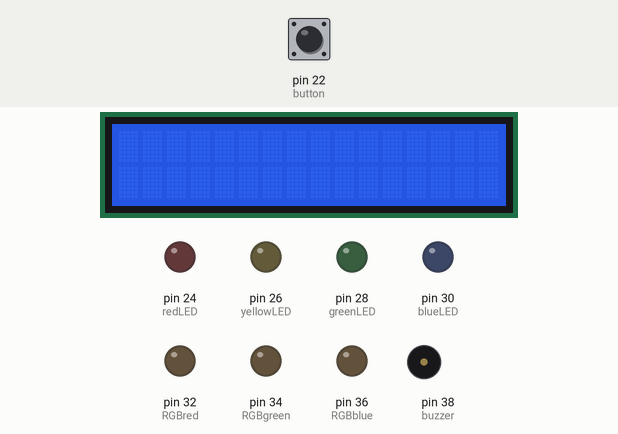
Recording of a sketch running on a simulated Arduino Mega 2560, built with avr-gcc and run on an emulated ATmega2560. Parts: 16×2 character LCD, output pins drawn as LEDs (lit = HIGH), buzzer (waves = sounding). The test bench sets the inputs (shaded band); at power-on: pin 22 (button) LOW.

Above: at 1.2 s.
1.3 s: pin 22 (button) pulled HIGH for 0.15 s
At 4.7 s:
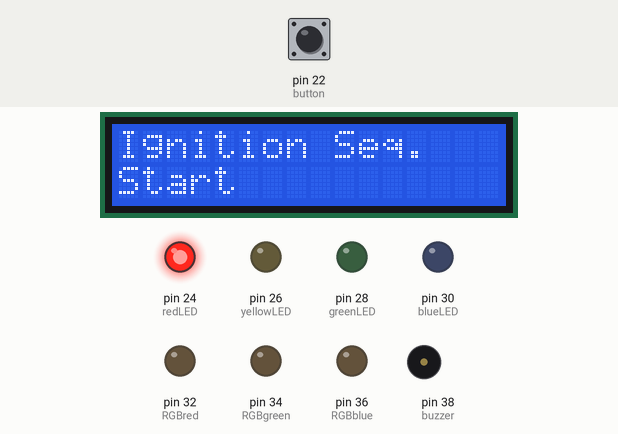
At 7.1 s:
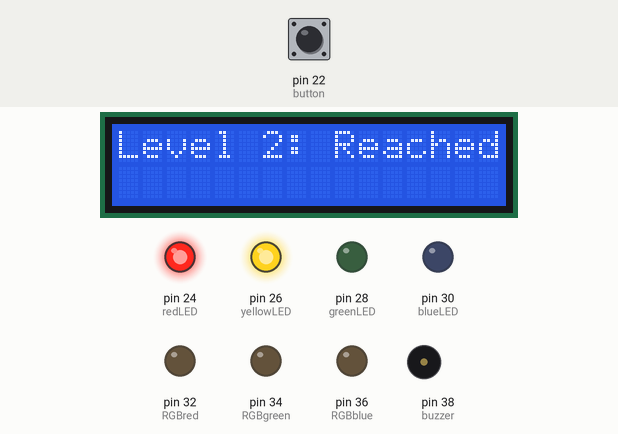
12.6 s: pin 22 (button) pulled HIGH for 3.2 s
At 17.5 s:
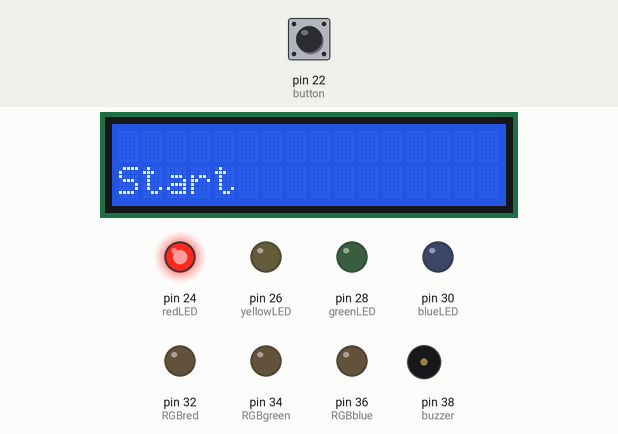
Timing chart, 0 to 23.3 s (numbered marks = the images above; inputs shaded):
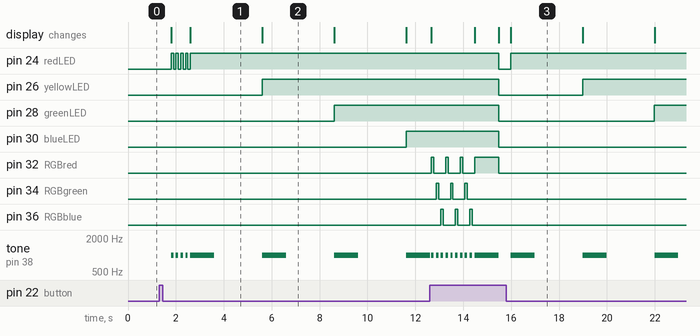

The sketch:

BlinkingLights1.ino
```cpp
//This code is written to help with visualization of what exactly is going on. Version 1
//Shorter & more advanced versions of this code are on my github as well!

#include <LiquidCrystal.h> //because we will be using the LCD (liquid crystal display) we need to include this library

//First we need to declare our variables, which in this case are the components we have attached to the breadboard
//we use "const int" because it ensures that the value of these LED lights won't change. The value is the port that it is plugged into.
//these values can vary, depending on what port you plug each LED into, it doesn't really matter which port, these are the ports that correspond to the instructions.

const int redLED = 24, yellowLED = 26, greenLED = 28, blueLED = 30, RGBred = 32, RGBgreen = 34, RGBblue = 36;
//next we will declare variables for the buzzer and the button. We will use const int again for the same reason we did for the LEDs
const int button = 22, buzzer = 38;
//with these variables below, we will use "int" and not "const int", as they will be implemented into a loop later in the program, and are subject to change.
//We will initzialize these both to 0, which will make sense later when it appears in the loop
int blink = 0, blinkmore = 0;
//finally for declarations we need to use the lcd function for the screen display. As mentioned in the setup, you can plug these wires in any port.
LiquidCrystal lcd(12, 11, 5, 4, 3, 2); //these are the power ports for the lcd. whichever ports you have plugged them into, you must go in descending order

//We are now done with declarations, and can move onto the rest of the code!

void setup() {
  //here we are setting up each piece we attached to the board
  //if the piece will output something, for example the LEDs will output light, we write pinMode(piecename, OUPUT)
  //the same thing goes for input. For example, the button we press will gives commands to the computer to start running the code
  pinMode(redLED, OUTPUT);
  pinMode(yellowLED, OUTPUT);
  pinMode(greenLED, OUTPUT);
  pinMode(blueLED, OUTPUT);
  pinMode(RGBred, OUTPUT);
  pinMode(RGBgreen, OUTPUT);
  pinMode(RGBblue, OUTPUT);
  pinMode(buzzer, OUTPUT);
  pinMode(button, INPUT);
  lcd.begin(16, 2); //you must put this here because we used liquidcrystal library
  Serial.begin(9600); //same with this
}

//We are now done with the setup, and we can move onto the code that gives commands to the board!

void loop() {
  //Because we want our project to start when we press the button (not just when we connect to the computer) we need to first write code that will tell the board to do so
  //I used while loops for this program as they help you visualize what is going on. See version 2 for "for loops"
  if(digitalRead(button) == HIGH){ //this essentially says "if the button is pressed, continue executing the code"
    delay(500); //the code will delay for 0.5 seconds, the delay function is in miliseconds
    while(blink < 4){ //the blink variable we declared as 0 will be used to keep track of how many times this LED blinks
      if(blink == 0){ //before the first blink, "ignition seq." will print on the lcd
        lcd.setCursor(0,0);
        lcd.print("Ignition Seq.");
      }
      digitalWrite(redLED, HIGH); //now the red LED will turn on
      tone(buzzer, 1000); //the buzzer will turn on
      delay(100); //this will happen for 0.1 seconds
      digitalWrite(redLED, LOW); //now the red LED will turn off
      noTone(buzzer); //the buzzer will also turn off
      delay(100); //this will happen for 0.1 seconds
      blink++; //because we are in a loop, we will increment the blink variable. This is the same as saying blink = blink + 1;
    }
    digitalWrite(redLED, HIGH); //turn red LED on and keep it on
    lcd.setCursor(0,1); //set lcd to print on the bottom line only
    lcd.print("Start"); //print start on the lcd
    tone(buzzer, 1000); //the "tone" function will make the buzzer go off. This value can change, but I have picked 1000 for simplicity
    delay(1000); //keep this for 1 seconds
    noTone(buzzer); //turn off the buzzer
    delay(2000); //delay for 2 seconds, the light will still be on!
    lcd.clear(); //clear the lcd
    //We need to repeat this process for the rest of the LED lights. Any notes indicate something is had to be changed
    digitalWrite(yellowLED, HIGH);
    lcd.setCursor(0,0); //because we had set lcd.setCursor to (0,1) it will only print on the bottom of the lcd. we need to change it back
    lcd.print("Level 2: Reached");
    tone(buzzer, 1000);
    delay(1000);
    noTone(buzzer);
    delay(2000);
    lcd.clear();
    //for the rest of the LED lights, we do not have to set lcd.setCursor
    digitalWrite(greenLED, HIGH);
    lcd.print("Level 3: Reached");
    tone(buzzer, 1000);
    delay(1000);
    noTone(buzzer);
    delay(2000);
    lcd.clear();

    digitalWrite(blueLED, HIGH);
    lcd.print("Max Level");
    tone(buzzer, 1000);
    delay(1000);
    noTone(buzzer);
    delay(50);
    lcd.clear();
    //now moving on to the rgb LED
    lcd.print("Congratulations!");
    while(blinkmore < 3){
      digitalWrite(RGBred, HIGH);
      tone(buzzer, 1000);
      delay(100);
      digitalWrite(RGBred, LOW);
      noTone(buzzer);
      delay(100);
      digitalWrite(RGBgreen, HIGH);
      tone(buzzer, 1000);
      delay(100);
      digitalWrite(RGBgreen, LOW);
      noTone(buzzer);
      delay(100);
      digitalWrite(RGBblue, HIGH);
      tone(buzzer, 1000);
      delay(100);
      digitalWrite(RGBblue, LOW);
      noTone(buzzer);
      delay(100);
      blinkmore++;
    }
    lcd.clear();
    digitalWrite(RGBred, HIGH);
    tone(buzzer, 1000);
    lcd.print("Shutting Off");
    delay(1000);
    lcd.clear();
    noTone(buzzer);
    digitalWrite(RGBred, LOW);
    digitalWrite(blueLED, LOW);
    digitalWrite(greenLED, LOW);
    digitalWrite(yellowLED, LOW);
    digitalWrite(redLED, LOW);
  }
}
```

Instructions.ino
```cpp
/* INSTRUCTIONS FOR THIS PROJECT BELOW!

Materials needed:
*most of these will be available in an arduino kit you can purchase from amazon!
- Arduino (I used an arduino MEGA)
- breadboard
- electrical wires
- LED lights (for this project, I used 4 and 1 rgb LED, but you can use as many as you'd like)
- 220 ohm resistors (one for each regular LED light)
- 330 ohm resistors (one for each RGB pin + one for the buzzer)
- 1k ohm resistor (for the LCD)
- LCD (liquid crystal display)
- potentiometer (controls the brightness of the lcd)
- buzzer
- button

Instructions
Step 1: Set up the breadboard
- plug in a wire (I recommend you colour code these as it will make the process much easier) into the negative rail of the breadboard (this is usually blue)
- now plug that wire into the ground port of your arduino (it will say GND)
- take another wire and plug that into the positive rail of the breadboard (usuall red)
- plug that wire into the 5V port on your arduino
*now the breadboard is connected to a ground port and a power source, so we don't have to plug in anymore wires into a ground or power port

Step 2: Attach LiquidCrystal Display
- take your LCD and plug it into the breadboard, it doesn't really matter where, just make sure there is enough room on the rest of the breadboard
- plug in your potentiometer into the breadboard as well
- grab a wire and attach it to the same coloumn as the GND pin on the LCD, and plug this wire into the negative railing (the same one as the first ground wire we put in)
- grab another wire and plug it into the column next to the GND pin called VDD. Plug this wire into the positive railing to supply power
*moving along the pins of the LCD
- plug another wire into VO of the LCD, and this wire will be plugged into the same column as the middle pin of the potentiometer
- plug a wire into the same column as RS and plug this into port 12 on the arduino
- plug a wire into the same column as RW and plug this into the negative railing
- plug a wire into the same column as E and plug this into port 11
*skip 4 pins over
- plug a wire into the same column as D4 and plug this into port 5
- plug a wire into the same column as D5 and plug this into port 4
- plug a wire into the same column as D6 and plug this into port 3
- plug a wire into the same column as D7 and plug this into port 2
- grab a 1k ohm resistor and plug it into the same column as BLA and plug this into the positive railing
- plug a wire into the same column as BLK and plug this into the negative railing
Next for the potentiometer
- plug a wire into on the sides of the potentiometer that contains a pin, and plug this into the negative railing
- do the same on the remaining pin but to the positive railing

Step 3: The buzzer
*please note that the longer pin of the buzzer is the positive end
- plug the buzzer anywhere on the breadbord, keep track of which pin is positive/negative
- grab a 330 ohm resistor and plug this into the same column as the positive pin **if you use a resistor less than 330 ohm, it will be really loud
- plug the other end of that resistor somewhere on the breadboard
- plug a wire into the same column as that^ end of the resistor and plug it into port 38 on the arduino
- plug another wire into the negative pin column and plug that into the negative railing

Step 4: The button
- place the buzzer split between the 2 sides of the breadboard (2 pins on each side)
- plug one wire in the same column as one of the pins and plug it into the positive railing
- plug another wire in the same column as the other pin and plig it into port 22 on the arduino
- place a 220 ohm resistor in the same column as the previous wire and connect it to the negative railing

Step 5: The LED lights
**please not that the longer pin of the LED is the positive one
- plug in your LED lights into your breaboard anywhere you'd like (keep track of the negative and positive ends)
- connect a 220 ohm resistor from the negative pin of each LED to the negative railing of the breadboard (do this for each LED)
- then connect a wire from the same column as the positive pin to a port on the arduino
**for red I used port 24, yellow 26, green 28, blue 30
FOR THE RGB LED
**if you take a look at the RGB LED you will see it has 4 pins. The longest pin is the ground pin, the one to the left is red, and the two to the right are green & blue
- connect a wire from the ground pin to the negative railing
- connect a 330 ohm resistor to each pin of the RGB LED and connect each of those somewhere on the breadboard
- lastly connect a wire to each of those resistors and plug them into a port in the arduino
**For red I used port 32, green, 34, blue, 36

Please have a look at the code I have provided and make any changes to it to fit your board
Plug in your USB, upload the code & done!

*/
```

Measured:
- after the input at 1.3 s, pin 24 (redLED): alternates HIGH for 0.10 s and LOW for 0.10 s, 9 changes in all, then stays HIGH, starting after 0.50 s; pin 26 (yellowLED): LOW → HIGH after 4.3 s
- after the input at 12.6 s, the display: first differs from a run without the input after 3.4 s (image 3)
- by itself, pin 34 (RGBgreen), pin 36 (RGBblue): alternates HIGH for 0.10 s and LOW for 0.50 s, 6 changes in all, then stays LOW
- what the display in image 1 shows lasts 3.0 s, from 2.6 s to 5.6 s
